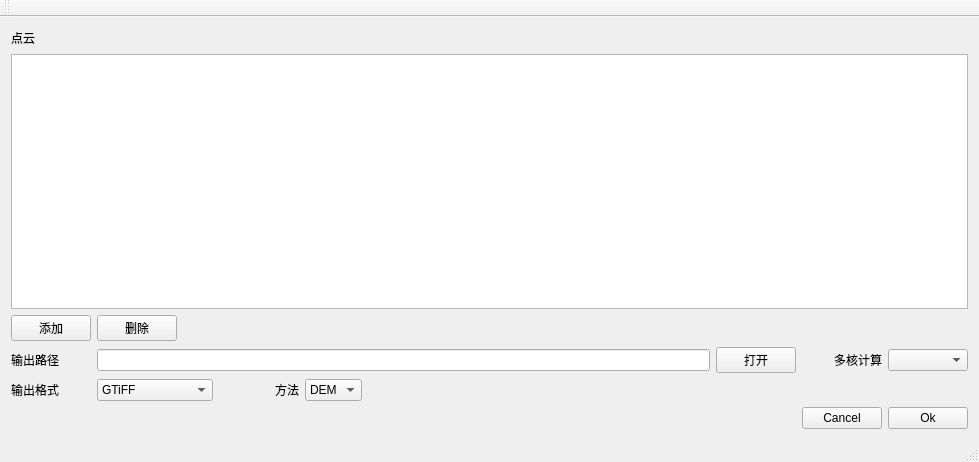
<?xml version="1.0" encoding="UTF-8"?>
<ui version="4.0">
 <class>MainWindow</class>
 <widget class="QMainWindow" name="MainWindow">
  <property name="geometry">
   <rect>
    <x>0</x>
    <y>0</y>
    <width>979</width>
    <height>462</height>
   </rect>
  </property>
  <property name="windowTitle">
   <string>Terran</string>
  </property>
  <widget class="QWidget" name="centralWidget">
   <layout class="QGridLayout" name="gridLayout">
    <item row="4" column="9">
     <spacer name="horizontalSpacer_9">
      <property name="orientation">
       <enum>Qt::Horizontal</enum>
      </property>
      <property name="sizeHint" stdset="0">
       <size>
        <width>83</width>
        <height>20</height>
       </size>
      </property>
     </spacer>
    </item>
    <item row="5" column="13">
     <widget class="QPushButton" name="Button_Ok">
      <property name="sizePolicy">
       <sizepolicy hsizetype="Fixed" vsizetype="Fixed">
        <horstretch>0</horstretch>
        <verstretch>0</verstretch>
       </sizepolicy>
      </property>
      <property name="text">
       <string>Ok</string>
      </property>
     </widget>
    </item>
    <item row="2" column="2" colspan="2">
     <widget class="QPushButton" name="Button_Delete">
      <property name="sizePolicy">
       <sizepolicy hsizetype="Fixed" vsizetype="Fixed">
        <horstretch>0</horstretch>
        <verstretch>0</verstretch>
       </sizepolicy>
      </property>
      <property name="text">
       <string>删除</string>
      </property>
     </widget>
    </item>
    <item row="2" column="0" colspan="2">
     <widget class="QPushButton" name="Button_Add">
      <property name="sizePolicy">
       <sizepolicy hsizetype="Fixed" vsizetype="Fixed">
        <horstretch>0</horstretch>
        <verstretch>0</verstretch>
       </sizepolicy>
      </property>
      <property name="text">
       <string>添加</string>
      </property>
     </widget>
    </item>
    <item row="5" column="12">
     <widget class="QPushButton" name="Button_Cancel">
      <property name="sizePolicy">
       <sizepolicy hsizetype="Fixed" vsizetype="Fixed">
        <horstretch>0</horstretch>
        <verstretch>0</verstretch>
       </sizepolicy>
      </property>
      <property name="text">
       <string>Cancel</string>
      </property>
     </widget>
    </item>
    <item row="4" column="11">
     <spacer name="horizontalSpacer_10">
      <property name="orientation">
       <enum>Qt::Horizontal</enum>
      </property>
      <property name="sizeHint" stdset="0">
       <size>
        <width>82</width>
        <height>20</height>
       </size>
      </property>
     </spacer>
    </item>
    <item row="0" column="0">
     <widget class="QLabel" name="label_5">
      <property name="text">
       <string>点云</string>
      </property>
     </widget>
    </item>
    <item row="2" column="5">
     <spacer name="horizontalSpacer_3">
      <property name="orientation">
       <enum>Qt::Horizontal</enum>
      </property>
      <property name="sizeHint" stdset="0">
       <size>
        <width>88</width>
        <height>20</height>
       </size>
      </property>
     </spacer>
    </item>
    <item row="3" column="0">
     <widget class="QLabel" name="label">
      <property name="text">
       <string>输出路径</string>
      </property>
     </widget>
    </item>
    <item row="3" column="13">
     <widget class="QComboBox" name="multiCore"/>
    </item>
    <item row="4" column="5">
     <spacer name="horizontalSpacer_14">
      <property name="orientation">
       <enum>Qt::Horizontal</enum>
      </property>
      <property name="sizeHint" stdset="0">
       <size>
        <width>40</width>
        <height>20</height>
       </size>
      </property>
     </spacer>
    </item>
    <item row="3" column="12">
     <widget class="QLabel" name="label_2">
      <property name="text">
       <string>多核计算</string>
      </property>
      <property name="alignment">
       <set>Qt::AlignRight|Qt::AlignTrailing|Qt::AlignVCenter</set>
      </property>
     </widget>
    </item>
    <item row="1" column="0" colspan="14">
     <widget class="QTableWidget" name="tableWidget_Img">
      <property name="sizePolicy">
       <sizepolicy hsizetype="Expanding" vsizetype="Expanding">
        <horstretch>0</horstretch>
        <verstretch>0</verstretch>
       </sizepolicy>
      </property>
     </widget>
    </item>
    <item row="5" column="10">
     <spacer name="horizontalSpacer_7">
      <property name="orientation">
       <enum>Qt::Horizontal</enum>
      </property>
      <property name="sizeHint" stdset="0">
       <size>
        <width>82</width>
        <height>20</height>
       </size>
      </property>
     </spacer>
    </item>
    <item row="3" column="11">
     <widget class="QPushButton" name="pushButton">
      <property name="text">
       <string>打开</string>
      </property>
     </widget>
    </item>
    <item row="2" column="6" colspan="2">
     <spacer name="horizontalSpacer_5">
      <property name="orientation">
       <enum>Qt::Horizontal</enum>
      </property>
      <property name="sizeHint" stdset="0">
       <size>
        <width>88</width>
        <height>20</height>
       </size>
      </property>
     </spacer>
    </item>
    <item row="0" column="3">
     <spacer name="horizontalSpacer_2">
      <property name="orientation">
       <enum>Qt::Horizontal</enum>
      </property>
      <property name="sizeHint" stdset="0">
       <size>
        <width>101</width>
        <height>20</height>
       </size>
      </property>
     </spacer>
    </item>
    <item row="3" column="2" colspan="9">
     <widget class="QLineEdit" name="lineEdit"/>
    </item>
    <item row="4" column="8">
     <spacer name="horizontalSpacer_13">
      <property name="orientation">
       <enum>Qt::Horizontal</enum>
      </property>
      <property name="sizeHint" stdset="0">
       <size>
        <width>83</width>
        <height>20</height>
       </size>
      </property>
     </spacer>
    </item>
    <item row="0" column="5">
     <spacer name="horizontalSpacer_4">
      <property name="orientation">
       <enum>Qt::Horizontal</enum>
      </property>
      <property name="sizeHint" stdset="0">
       <size>
        <width>88</width>
        <height>20</height>
       </size>
      </property>
     </spacer>
    </item>
    <item row="0" column="1" colspan="2">
     <spacer name="horizontalSpacer">
      <property name="orientation">
       <enum>Qt::Horizontal</enum>
      </property>
      <property name="sizeHint" stdset="0">
       <size>
        <width>72</width>
        <height>20</height>
       </size>
      </property>
     </spacer>
    </item>
    <item row="4" column="7">
     <spacer name="horizontalSpacer_12">
      <property name="orientation">
       <enum>Qt::Horizontal</enum>
      </property>
      <property name="sizeHint" stdset="0">
       <size>
        <width>82</width>
        <height>20</height>
       </size>
      </property>
     </spacer>
    </item>
    <item row="4" column="0">
     <widget class="QLabel" name="label_3">
      <property name="text">
       <string>输出格式</string>
      </property>
     </widget>
    </item>
    <item row="4" column="2">
     <widget class="QComboBox" name="type">
      <item>
       <property name="text">
        <string>GTiFF</string>
       </property>
      </item>
      <item>
       <property name="text">
        <string>IMAGINE Image</string>
       </property>
      </item>
     </widget>
    </item>
    <item row="5" column="11">
     <spacer name="horizontalSpacer_6">
      <property name="orientation">
       <enum>Qt::Horizontal</enum>
      </property>
      <property name="sizeHint" stdset="0">
       <size>
        <width>82</width>
        <height>20</height>
       </size>
      </property>
     </spacer>
    </item>
    <item row="5" column="9">
     <spacer name="horizontalSpacer_8">
      <property name="orientation">
       <enum>Qt::Horizontal</enum>
      </property>
      <property name="sizeHint" stdset="0">
       <size>
        <width>83</width>
        <height>20</height>
       </size>
      </property>
     </spacer>
    </item>
    <item row="4" column="10">
     <spacer name="horizontalSpacer_11">
      <property name="orientation">
       <enum>Qt::Horizontal</enum>
      </property>
      <property name="sizeHint" stdset="0">
       <size>
        <width>82</width>
        <height>20</height>
       </size>
      </property>
     </spacer>
    </item>
    <item row="4" column="3">
     <widget class="QLabel" name="label_4">
      <property name="text">
       <string>方法</string>
      </property>
      <property name="alignment">
       <set>Qt::AlignRight|Qt::AlignTrailing|Qt::AlignVCenter</set>
      </property>
     </widget>
    </item>
    <item row="4" column="4">
     <widget class="QComboBox" name="method">
      <item>
       <property name="text">
        <string>DEM</string>
       </property>
      </item>
      <item>
       <property name="text">
        <string>DSM</string>
       </property>
      </item>
     </widget>
    </item>
   </layout>
  </widget>
  <widget class="QMenuBar" name="menuBar">
   <property name="geometry">
    <rect>
     <x>0</x>
     <y>0</y>
     <width>979</width>
     <height>23</height>
    </rect>
   </property>
  </widget>
  <widget class="QToolBar" name="mainToolBar">
   <attribute name="toolBarArea">
    <enum>TopToolBarArea</enum>
   </attribute>
   <attribute name="toolBarBreak">
    <bool>false</bool>
   </attribute>
  </widget>
  <widget class="QStatusBar" name="statusBar"/>
 </widget>
 <layoutdefault spacing="6" margin="11"/>
 <resources/>
 <connections/>
</ui>
